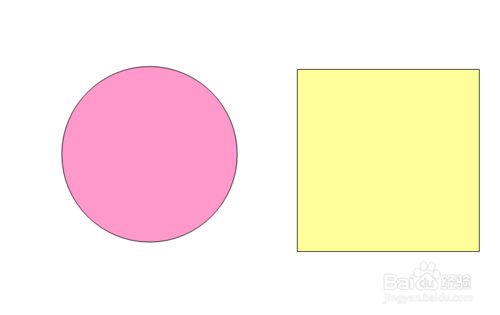
#> input picture 1.jpg, 500 x 315 px
$ python '乘以过滤器真的可以边缘检测吗.py'
#> lines starting #> are read from the running program, lines starting #| are printed output that depends on the picture; after the words box and inside, x2 and y2 are one past the last pixel; in counts of white or black regions, pixels touching at a corner belong together
# -*- coding: utf-8 -*-
"""
-------------------------------------------------
   File Name：乘以过滤器真的可以边缘检测吗
   Description :
   Author : zhang
   date：2019/9/25
-------------------------------------------------
   Change Activity: 2019/9/25:
-------------------------------------------------
"""
__author__ = 'zhang'

import cv2
import numpy as np


def sumandmul(list1, list2):
    # result = sum(a*b for a, b in zip(list1, list2))
    result = np.sum(list1 * list2)
    return result


def conv(weight, height, count, newimg, t):
    while count:
        if height - count >= t:
            for i in range(0, weight):
                if i >= t and i <= weight-t:
                    newimg[i-t, height-count-t] = sumandmul(image[i-t:i+1, height-count-t: height-count+1], filter)

        if count == height:
            count -= t
        else:
            count -= 1

if __name__ == '__main__':
    # filter = np.array([[1, 0, -1], [1, 0, -1], [1, 0, -1]])  # 横向
    filter = np.array([[1, 1, 1], [0, 0, 0], [-1, -1, -1]])  # 竖直方向

    image = cv2.imread('1.jpg', 0)
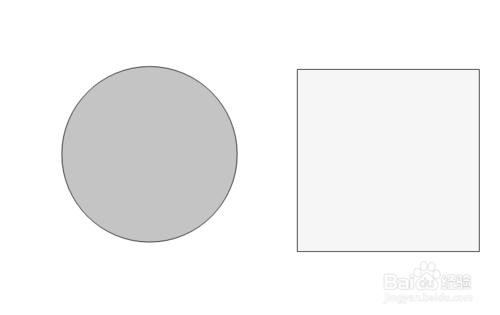
#> image: shape (315, 500); min 90, max 255, mean 242.6
    weight, height = image.shape
#> weight = 315; height = 500
    t = 2  # 2 = ? + 2 *0 -3 +1 = ? - 2
    newimg = np.zeros((int((weight + 2*0 - 3)/1 + 1), int((height + 2*0 - 3)/1 + 1)))
    count = height
#> count = 500
    conv(weight, height, count, newimg, t)
#> the loop in conv, `while count:` made 499 passes
#> count on passes 2 to 3: 497, 496
#> after the loop in conv, `while count:`:
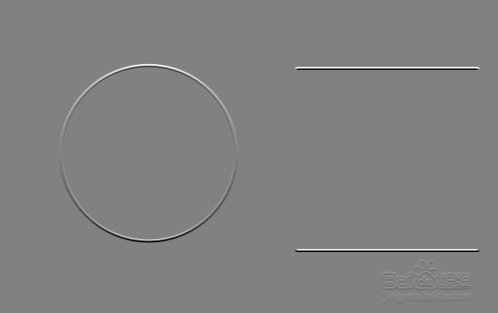
#> newimg: shape (313, 498) float64; min -476, max 458, mean 0; drawn with min black and max white
    cv2.imshow('one', newimg)
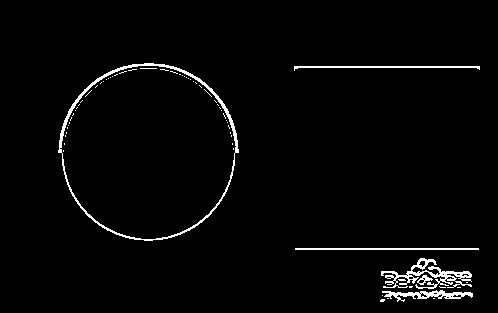
#> window 'one': shape (313, 498); 2.4% white in thin lines or dots, all inside (x1, y1, x2, y2) = (58, 63, 480, 302)
    cv2.waitKey(0)
